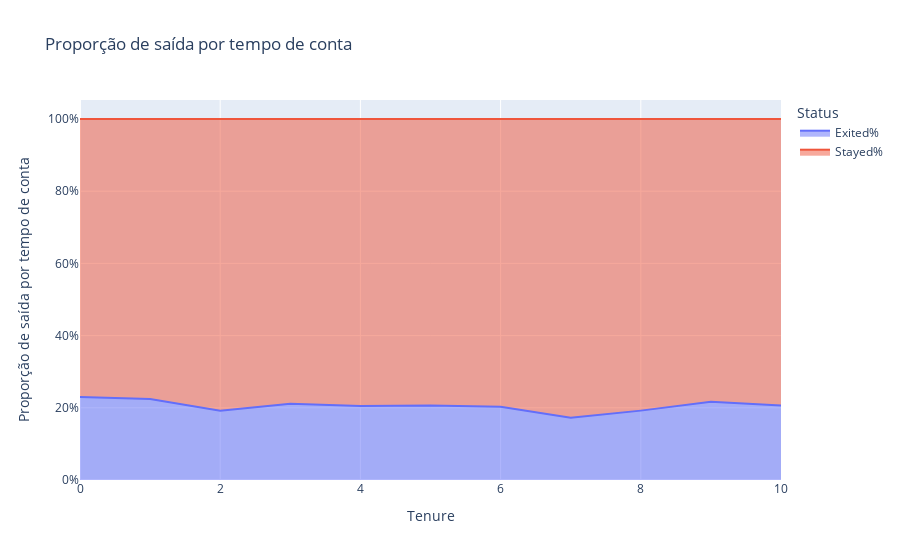

Notebook code cell kept with this figure:
### Markdown cell above
Os valores de correlação entre eles são bem baixos ($9.9 \times 10^{-3}$), então não nos preocuparemos com isso: consideraremos ambos não lineares entre si.

Como é o comportamento de churn para os vários valores de tenure? Vejamos no gráfico da proporção de clientes:

### Code cell
tenure_counting = count_exited(X_raw, Y, 'Tenure')
plot_counting('Proporção de saída por tempo de conta', tenure_counting, format='area')

### Figure 1 — Plotly figure (JSON) as saved in the notebook; plotly's stock layout.template omitted (floating-point values rounded to 4 significant figures)
{"data": [{"fillpattern": {"shape": ""}, "hovertemplate": "Status=Exited%<br>Tenure=%{x}<br>Proportion=%{y}<extra></extra>", "legendgroup": "Exited%", "line": {"color": "#636efa"}, "marker": {"symbol": "circle"}, "mode": "lines", "name": "Exited%", "orientation": "v", "showlegend": true, "stackgroup": "1", "type": "scatter", "x": [2, 1, 7, 8, 5, 3, 4, 9, 6, 10, 0], "xaxis": "x", "y": [0.1918, 0.2242, 0.1722, 0.1922, 0.2065, 0.2111, 0.2053, 0.2165, 0.2027, 0.2061, 0.23], "yaxis": "y"}, {"fillpattern": {"shape": ""}, "hovertemplate": "Status=Stayed%<br>Tenure=%{x}<br>Proportion=%{y}<extra></extra>", "legendgroup": "Stayed%", "line": {"color": "#EF553B"}, "marker": {"symbol": "circle"}, "mode": "lines", "name": "Stayed%", "orientation": "v", "showlegend": true, "stackgroup": "1", "type": "scatter", "x": [2, 1, 7, 8, 5, 3, 4, 9, 6, 10, 0], "xaxis": "x", "y": [0.8082, 0.7758, 0.8278, 0.8078, 0.7935, 0.7889, 0.7947, 0.7835, 0.7973, 0.7939, 0.77], "yaxis": "y"}], "layout": {"autosize": true, "hovermode": "x unified", "legend": {"title": {"text": "Status"}, "tracegroupgap": 0}, "title": {"text": "Proporção de saída por tempo de conta"}, "xaxis": {"anchor": "y", "autorange": true, "domain": [0, 1], "range": [0, 10], "title": {"text": "Tenure"}, "type": "linear"}, "yaxis": {"anchor": "x", "autorange": true, "domain": [0, 1], "range": [0, 1.053], "tickformat": ".0%", "title": {"text": "Proporção de saída por tempo de conta"}, "type": "linear"}}}
